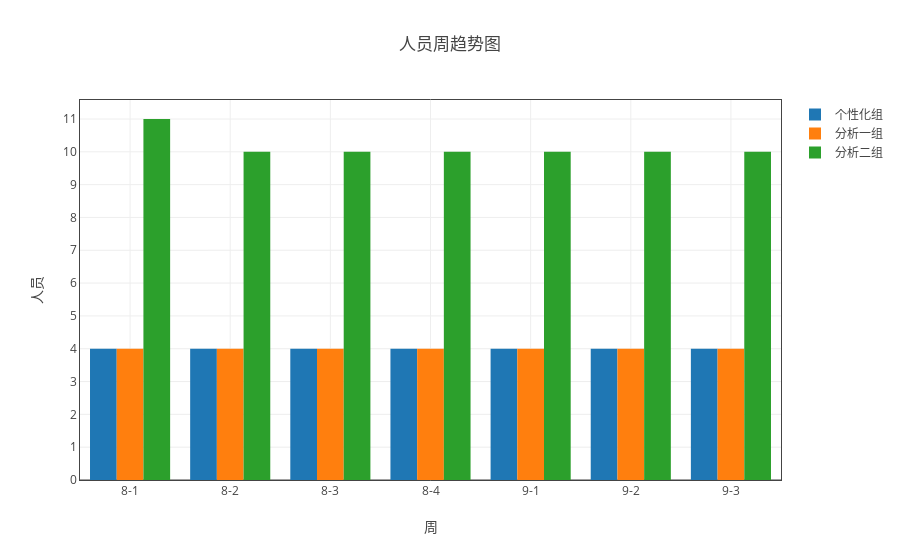

Notebook code cell kept with this figure:
### Markdown cell above
## 各组人员情况

### Code cell
data_dict = {'人员':['人员']}
myModule.plot( all_dict, data_dict, '组别','bar' ,  time_list = time_list,data_type='count' )

### Figure 1 — Plotly figure (JSON) as saved in the notebook; plotly's stock layout.template omitted (floating-point values rounded to 4 significant figures)
{"data": [{"name": "个性化组", "type": "bar", "uid": "4eccf306-c559-11e8-97d0-a81e84e6c740", "x": ["8-1", "8-2", "8-3", "8-4", "9-1", "9-2", "9-3"], "y": [4, 4, 4, 4, 4, 4, 4]}, {"name": "分析一组", "type": "bar", "uid": "4eccf63a-c559-11e8-97d0-a81e84e6c740", "x": ["8-1", "8-2", "8-3", "8-4", "9-1", "9-2", "9-3"], "y": [4, 4, 4, 4, 4, 4, 4]}, {"name": "分析二组", "type": "bar", "uid": "4eccf892-c559-11e8-97d0-a81e84e6c740", "x": ["8-1", "8-2", "8-3", "8-4", "9-1", "9-2", "9-3"], "y": [11, 10, 10, 10, 10, 10, 10]}], "layout": {"title": "人员周趋势图", "xaxis": {"mirror": "all", "nticks": 20, "showgrid": true, "showline": true, "title": "周", "zeroline": true}, "yaxis": {"mirror": "all", "nticks": 20, "showgrid": true, "showline": true, "title": "人员", "zeroline": true}}}
